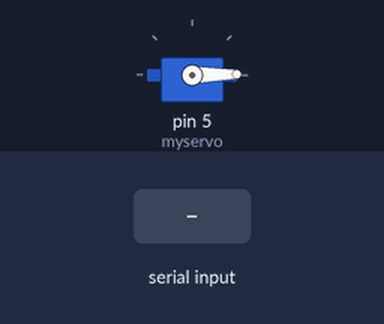
The sketch below on a simulated Arduino Uno, built with avr-gcc and run on an emulated ATmega328P. On the bench: servo. The inputs (shaded band) are chosen by the test bench. What the sketch prints to the serial monitor is not drawn.

Above: at 1.2 s.
1.3 s: "1" received over the second serial link
At 2.4 s:
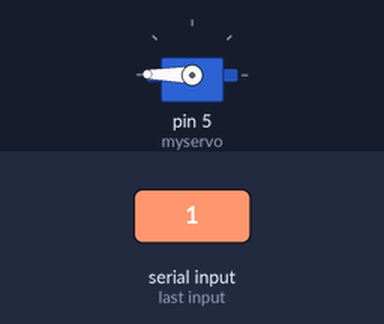
Timing chart, 0 to 4.8 s (numbered marks = the images above; inputs shaded):
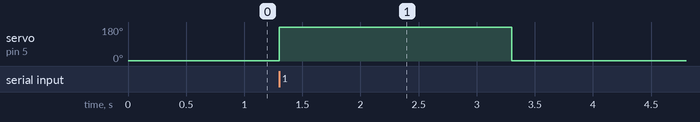

Measured:
- after the input at 1.3 s, servo on pin 5 (myservo): 1° → 179° at once, → 1° 2.0 s later

The sketch:

bluetooth.ino
```cpp
#include <Servo.h>
#include <SoftwareSerial.h>

Servo myservo;

SoftwareSerial BluetoothModule(2, 3);

int BluetoothData;

void setup()
{
  Serial.begin(9600);
  BluetoothModule.begin(9600);
  Serial.println("Bluetooth open");
  myservo.attach(5);
  myservo.write(1);
}

void  loop()
{
  if (BluetoothModule.available()) {
    BluetoothData = BluetoothModule.read();
    if(BluetoothData == '1') {
        myservo.write(179);
        delay(2000);
        myservo.write(1);
      }
     Serial.write(BluetoothData);
  }
}
```
